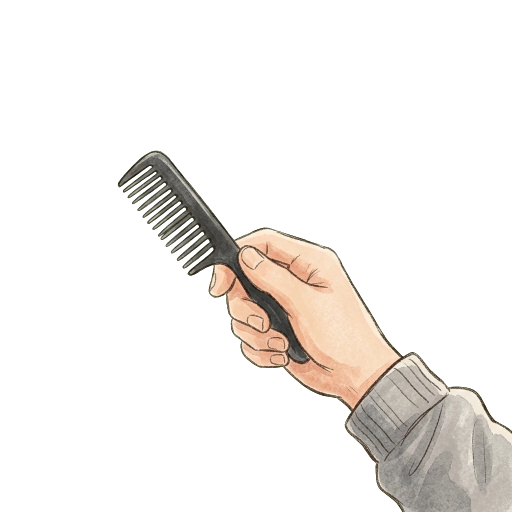
#> input picture mamababy_private/assets/papa_home/characters/hands/dad_comb.webp, 1024 x 1024 px, given in place of ., which was not available (shown at 1/2 size)
$ python -i papa_props.py   (imports and definitions only)
#> lines starting #> are read from the running program, lines starting #| are printed output that depends on the picture
### mamababy_private/papa_home/motion.py
"""《帕帕貝貝家》動作庫：物種骨架（assets/papa_home/motion/species.json）、零件動作（assets/papa_home/motion/motions.json）、表演套路（assets/papa_home/motion/beats.json）。

分鏡只寫動作名；這裡把動作名展開成 GSAP tween（engine 照抄進時間軸），把套路展開成 cast 欄位（compile 用）。
加新動作、新套路只改 JSON，不用改程式；格式見 skills/papa-home-motion/references/adding-motions.md。

零件動作的 step：
    {"part": role, "at": 秒, "to": {...GSAP vars}, "from": {...}（有＝fromTo）}
    {"part": role, "at": 秒, "back": 秒}                       回到原位（rotation／xPercent／yPercent 歸零）
    {"repeat": n, "every": 秒, "at": 秒, "steps": [...]}       重複 n 次，第 k 次的時間＝(t＋at)＋k×every＋step.at
值可以寫數字、"7*dir"（乘方向，向右 1、向左 −1）、"1.3*alt"（重複時正負交替，第 0 次為負）、"+=0.5"（相對值，原樣給 GSAP）。
part 缺的時候（姿勢沒有第二隻手、頭像鏡沒有身體）那一步略過。
"""
from __future__ import annotations

import json
import re
from functools import cache
from pathlib import Path
from typing import Any

DATA = Path(__file__).resolve().parent.parent / "assets" / "papa_home" / "motion"
VALUE_RE = re.compile(r"^(-?\d+(?:\.\d+)?)((?:\*(?:dir|alt))*)$")
BACK = {"rotation": 0, "xPercent": 0, "yPercent": 0}


@cache
def _load(name: str) -> dict:
    return json.loads((DATA / name).read_text(encoding="utf-8"))


def species_data() -> dict:
    return _load("species.json")


def motions_data() -> dict:
    return _load("motions.json")


def beats_data() -> dict:
    return _load("beats.json")["beats"]


def gestures() -> dict[str, dict]:
    return motions_data()["gestures"]


def actions() -> dict[str, dict]:
    return motions_data()["actions"]


def hand_motions() -> dict[str, dict]:
    return motions_data()["hand_motions"]


def param(group: str, name: str, key: str) -> Any:
    """actions／ambient 的參數（engine、compile 讀）。"""
    return motions_data()[group][name]["params"][key]


def character(who: str) -> dict:
    return species_data()["characters"][who]


def species_of(who: str) -> str:
    return character(who)["species"]


def closed_eyes(who: str) -> str | None:
    return character(who).get("closed_eyes")


def tail_wag_period(who: str) -> float:
    return float(character(who).get("tail_wag_period") or 0.7)


def head_gestures() -> tuple[str, ...]:
    """頭像鏡（只有頭）能做的動作。"""
    return tuple(n for n, g in gestures().items() if g.get("head_shot"))


# [28 lines left out: functions pose_roles, gesture_errors, not called in this run]


def _moves(steps: list[dict], role: str) -> bool:
    return any(_moves(st["steps"], role) if "repeat" in st else st.get("part") == role for st in steps)


# [11 lines left out: function _value, not called in this run]


def _vars(spec: dict, d: float, alt: float) -> dict:
    return {k: _value(v, d, alt) for k, v in spec.items()}


# [62 lines left out: functions _target, _expand, amplitude, _scale, calls, not called in this run]


def calls_js(name: str, t: float, d: float, refs: dict, who: str | None = None) -> str:
    """engine 用：play([...]) 一行。"""
    return f"play({json.dumps(calls(name, t, d, refs, who), ensure_ascii=False, separators=(',', ':'))});"


# ── 表演套路 ───────────────────────────────────────────────────────────────
BEAT_TIME = {"gesture": "gesture_at", "mood_to": "mood_at"}


# [31 lines left out: functions beat_errors, expand_beat, not called in this run]

### mamababy_private/scripts/papa_props.py
"""《帕帕貝貝家》手部特寫道具：照現有手部特寫的畫風生成新道具圖，綠底去背、檢查後登記到素材包。

生圖順序（業主定）：Codex → agy → Vertex AI Nano Banana 2.1（前一個沒額度或失敗才換下一個）；
每張最多試 3 次（`--tries`），檢查不過就重生，3 次都不過結束碼 1、工作階段整次停下來等業主。

    uv run python -m mamababy_private.scripts.papa_props reports/papa-home/props/ep02.json --project <GCP 專案>
    uv run python -m mamababy_private.scripts.papa_props reports/papa-home/props/ep02.json --only mom_spoon --force

spec JSON：[{"name": "mom_spoon", "ref": "mom_bottle", "label": "中文說明（給編劇看）", "desc": "英文描述畫面內容"}, ...]
（畫面裡本來就有東西從上緣伸進來，例如水龍頭，加 "from_top": true）
- `ref`＝畫風參考的現有手部特寫（`characters/hands/<ref>.webp`；袖子顏色跟著參考：媽媽米色毛衣、爸爸灰色帽T）。
- 回圖存在 `reports/papa-home/props/raw/`（已有就不重生，`--force` 重生），通過檢查才寫進
  `characters/hands/<name>.webp` 並登記到 `hands/rig.json`；最後輸出對照圖給人看。
生圖要花錢：每集先列好道具清單、業主同意再跑（企劃見 docs/papa-home-series.md §5）。
"""
from __future__ import annotations

import argparse
import json
import os
import sys
from pathlib import Path

import numpy as np
from PIL import Image

from mamababy_private.scripts.papa_rig_parts import GREEN, chroma_key, clean_alpha, on_bg, save_webp, vertex_edit
from moneyerp.content import image_gen
from mamababy_private.papa_home import library as lib
from moneyerp.core.config import PROJECT_ROOT

# [1 line that did not run here, left out]
# [1 line that did not run here, left out]
PROMPT = ("Use this picture only as the style reference: the same children's picture-book look, soft coloured pencil and "
          "warm watercolour, thin brown ink outlines, the same hands and sleeves (same skin tone, same sleeve colour and "
          "knit), the same scale. Draw a NEW close-up insert shot on a 1:1 canvas: {desc} The hands come in from the bottom "
          "edge, like the reference. Background: flat pure green (#00FF00) everywhere, no shadow, no floor, no table edge, "
          "no text, no extra hands, no faces. Keep every object fully inside the canvas except the sleeves at the edge.")


# [20 lines left out: function check, not called in this run]


class ConfigError(RuntimeError):
    """設定錯誤（沒設 Vertex 專案）：重試也一樣，直接停。"""


# [20 lines left out: function generate, not called in this run]


def sheet(paths: list[Path], out: Path) -> None:
#> called with out = 'out.png'
    tiles = []
    for p in paths:
        im = Image.open(p).convert("RGBA")
#> im is the input picture: PIL image 1024x1024 RGBA; mean R, G, B, A 37.7, 41.9, 29.9, 42.8
        bg = Image.new("RGBA", im.size, (236, 226, 212, 255))
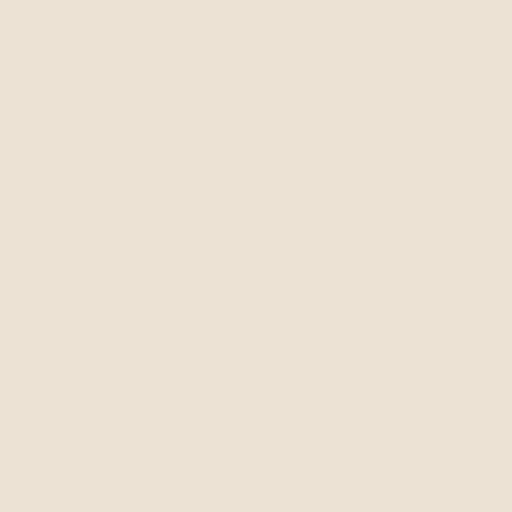
#> bg: PIL image 1024x1024 RGBA (shown at 1/2 size); mean R, G, B, A 236, 226, 212, 255
        bg.alpha_composite(im)
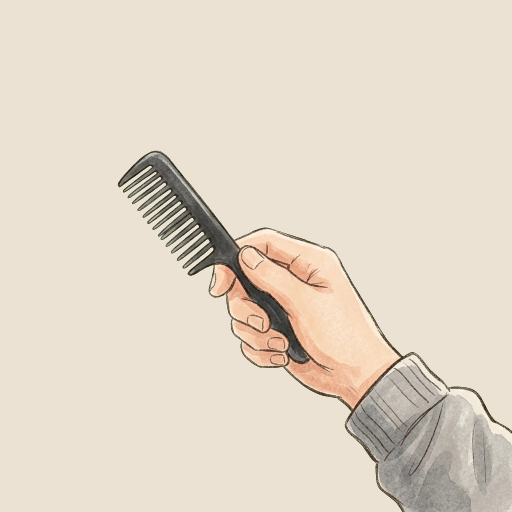
#> bg: PIL image 1024x1024 RGBA (shown at 1/2 size); mean R, G, B, A 226.9, 215.5, 201, 255
#> pass 3 of the loop in sheet, `for p in paths:`:
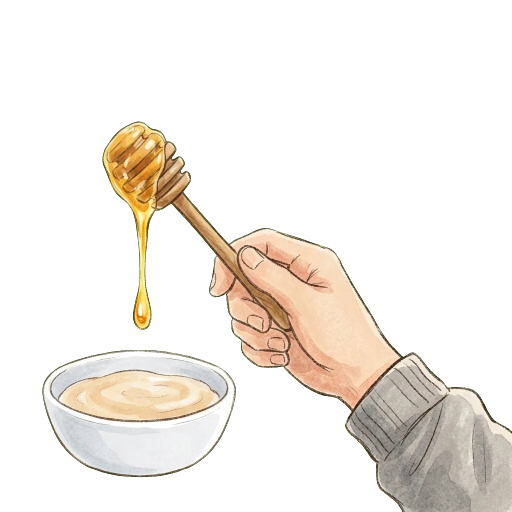
#> input picture mamababy_private/assets/papa_home/characters/hands/dad_honey.webp, 1024 x 1024 px, given in place of , which was not available (shown at 1/2 size)
#> in sheet, im is the input picture: PIL image 1024x1024 RGBA; mean R, G, B, A 58.6, 232.5, 44.8, 64.4
#> in sheet, `bg.alpha_composite(im)`:
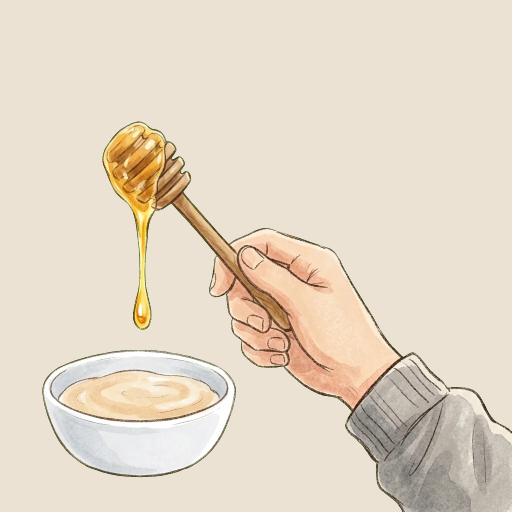
#> bg: PIL image 1024x1024 RGBA (shown at 1/2 size); mean R, G, B, A 228.8, 216, 199.4, 255
#> the loop made 5 passes; the first 3 are shown
        tiles.append(bg.convert("RGB").resize((512, 512)))
    canvas = Image.new("RGB", (512 * max(1, len(tiles)), 512), "white")
    for i, t in enumerate(tiles):
        canvas.paste(t, (512 * i, 0))
    canvas.save(out)


# [48 lines left out: function main, not called in this run]


# [2 lines not run here, left out]

#> (the run stopped early here; a loop or call above may not have finished)
